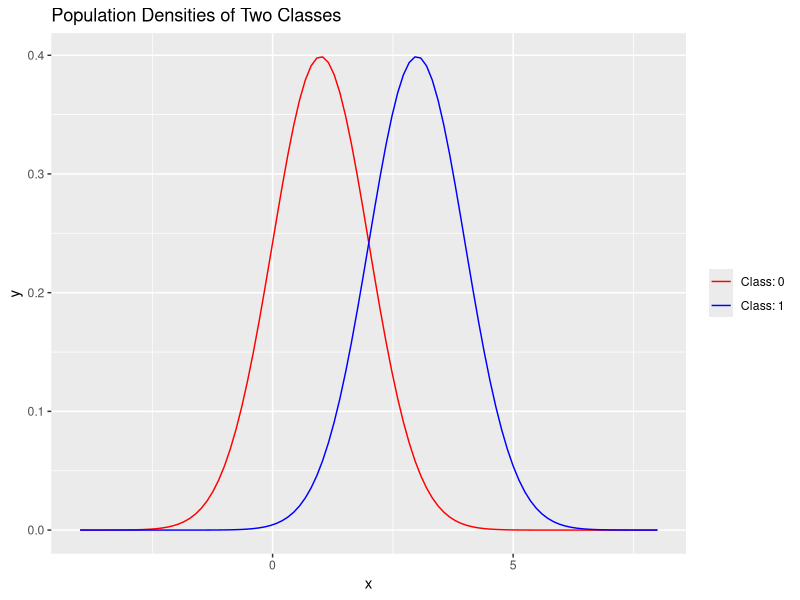
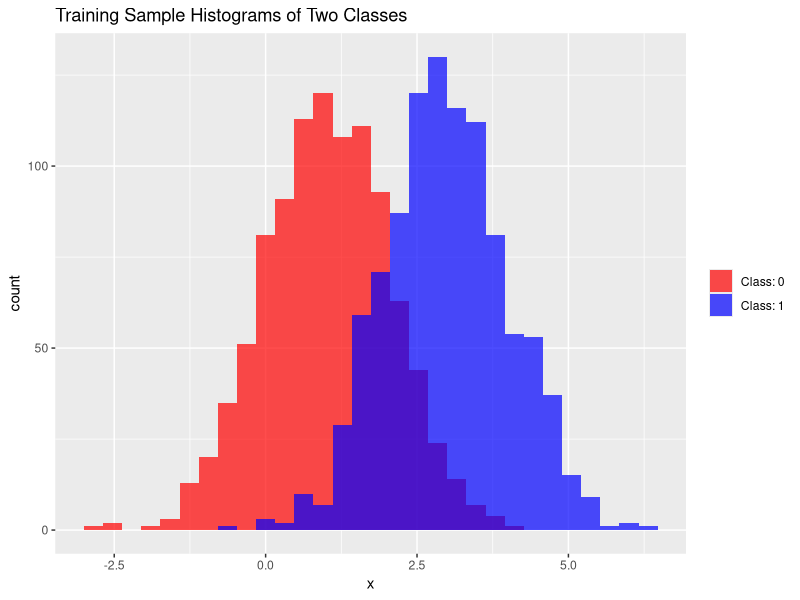
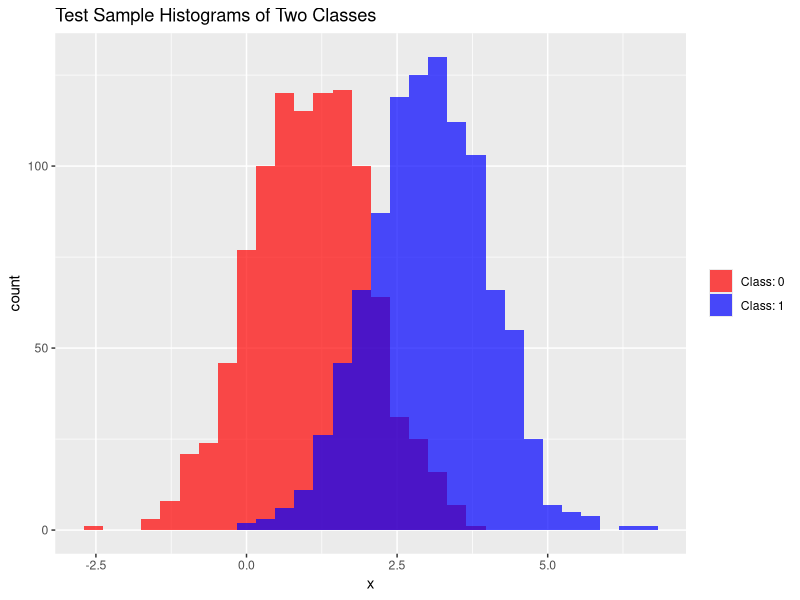
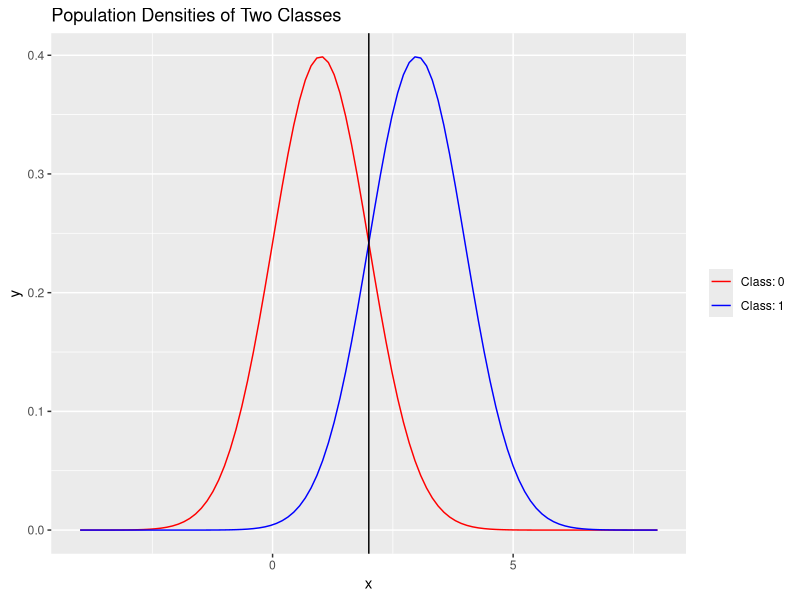
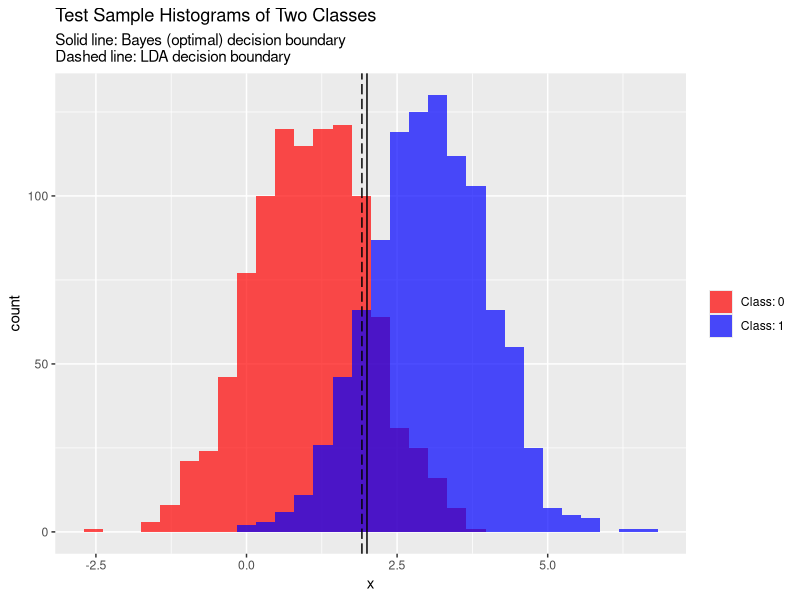

Here is the R script that generated these plots, in order:
# Linear discriminant analysis in a univariate setting with two classes

library(tidyverse)

#####
# Step 1: Data generation

# Generate sample data for two outcome classes (0 and 1)
# These populations will have different means but equal variance, Gaussian
# in distribution, and will overlap some; we will have a training sample and
# a test sample

population0_mean <- 1
population0_sd <- 1

population1_mean <- 3
population1_sd <- 1

c0_train <- tibble(y = 0,
                   x = rnorm(1000, 
                             mean = population0_mean, 
                             sd = population0_sd))
c1_train <- tibble(y = 1,
                   x = rnorm(1000, 
                             mean = population1_mean, 
                             sd = population1_sd))

c0_test <- tibble(y = 0,
                  x = rnorm(1000, 
                            mean = population0_mean, 
                            sd = population0_sd))
c1_test <- tibble(y = 1,
                  x = rnorm(1000, 
                            mean = population1_mean, 
                            sd = population1_sd))

train_sample_df <- bind_rows(c0_train, c1_train)
test_sample_df <- bind_rows(c0_test, c1_test)

# Plot the distributions of the population data by class

population_density <- ggplot(data.frame(x = c(-4, 8)), aes(x)) + 
  stat_function(fun = dnorm, 
                aes(color = "Class: 0"),
                args = list(mean = population0_mean, sd = population0_sd)) +
  stat_function(fun = dnorm, 
                aes(color = "Class: 1"),
                args = list(mean = population1_mean, sd = population1_sd)) +
  scale_colour_manual(values = c("red", "blue")) +
  labs(title = "Population Densities of Two Classes") +
  theme(legend.title = element_blank())

population_density

# Plot the distributions of the training and test samples by class

train_sample_histogram <- ggplot(train_sample_df) +
  geom_histogram(aes(x = x, fill = as.factor(y)), 
                 alpha = .7,
                 position = "identity") +
  scale_fill_manual(values = c("red", "blue"),
                    labels = c("Class: 0", "Class: 1")) +
  labs(title = "Training Sample Histograms of Two Classes") +
  theme(legend.title = element_blank())

train_sample_histogram

test_sample_histogram <- ggplot(test_sample_df) +
  geom_histogram(aes(x = x, fill = as.factor(y)), 
                 alpha = .7,
                 position = "identity") +
  scale_fill_manual(values = c("red", "blue"),
                    labels = c("Class: 0", "Class: 1")) +
  labs(title = "Test Sample Histograms of Two Classes") +
  theme(legend.title = element_blank())

test_sample_histogram

#####
# Step 2: Calculate optimal Bayes decision boundary (for comparison)

# The Bayes classifier has the lowest classification error of any classifier
# and classifies observations based on the probability of being in a class
# given its predictor (x)

# See: https://en.wikipedia.org/wiki/Bayes_classifier

# The Bayes decision boundary is the boundary for which the probability of an
# observation being classified by the Bayes classifier is equal among classes;
# in this case, we will only have one boundary because we only have two classes

# We will compute the optimal Bayes decision boundary (using the population
# data) to compare our LDA against

bayes_decision <- (population0_mean ^ 2 - population1_mean ^ 2) /
  (2 * (population0_mean - population1_mean))

# Add the optimal Bayes decision boundary to the population density plot

population_density + geom_vline(xintercept = bayes_decision,
                                color = "black")

#####
# Step 3: Create the LDA classifier and train

# The LDA classifier uses estimates of mean and variance for each
# class as well as a discriminant function to determing the probability that
# an observation is of a particular class. The LDA classifier then assigns to
# each observation that class for which the probability of membership is highest

# The general LDA uses Bayes' theorem for continuous variables (see:
# https://en.wikipedia.org/wiki/Bayes%27_theorem#For_continuous_random_variables)
# where, since we have Gaussian data, we use the normal probability density
# function (for each class, respectively) as our f() function

# For our estimates of the mean and variance we use the empirical
# class-specific means and standard deviations (even though the class
# variances are equivalent in this case we will treat them separately for
# completeness) from our training samples. We also need to calculate the 
# empirical prior probability that an observation belongs to each class (in this
# case, both will be .5 since we have equal samples).

class_0_mean <- mean(train_sample_df$x[train_sample_df$y == 0])
class_0_var <- var(train_sample_df$x[train_sample_df$y == 0])

class_1_mean <- mean(train_sample_df$x[train_sample_df$y == 1])
class_1_var <- var(train_sample_df$x[train_sample_df$y == 1])

class_0_prior <- length(train_sample_df$x[train_sample_df$y == 0]) /
  length(train_sample_df$x)

class_1_prior <- length(train_sample_df$x[train_sample_df$y == 1]) /
  length(train_sample_df$x)

# Whereas in Bayes classification the classification is determined strictly by
# probability of class membership, in LDA we use the linear score function,
# which is the gradient of the log-likelihood function

# Since we have two classes, we will calculate the scores that each observation 
# belongs to each class in the training data

d0 <- function(x){
  x * (class_0_mean / class_0_var) - (class_0_mean ^ 2 / (2 * class_0_var ^ 2)) +
    log(class_0_prior)
}

d1 <- function(x){
  x * (class_1_mean / class_1_var) - (class_1_mean ^ 2 / (2 * class_1_var ^ 2)) +
    log(class_1_prior)
}

# The LDA classifier simply compares the scores for a given observation's
# predictor value and assigns the observation to the class for which its score
# is largest

LDA <- function(x){
  
  score_0 <- d0(x)
  score_1 <- d1(x)
  
  if (score_0 > score_1) {
    0
  } else {
    1
  }
}

# Apply the LDA classifier to the samples

train_sample_df$predicted_y <- lapply(train_sample_df$x, LDA)
train_sample_df$predicted_y <- as.integer(train_sample_df$predicted_y)

# Our LDA discriminant functions are linear in x, so we can solve for the point
# x that serves as the LDA decision boundary (where the scores are equal)

LDA_decision <- (class_0_mean ^ 2 / (2 * class_0_var) -
                   class_1_mean ^ 2 / (2 * class_0_var) +
                   log(class_1_prior) - log(class_0_prior)) /
  (class_0_mean / class_0_var - class_1_mean / class_1_var)

#####
# Step 4: Analyze performance

# Now that our LDA is trained and we have its decision boundary, apply it to the 
# test data

test_sample_df$predicted_y <- if_else(test_sample_df$x < LDA_decision,
                                      0, 1)

# Find the misclassification rate of LDA in this case

LDA_misclass_rate <- nrow(test_sample_df[test_sample_df$y != 
                                           test_sample_df$predicted_y,]) /
  nrow(test_sample_df)

LDA_misclass_rate * 100

# It's not perfect! How does this compare to the Bayes classifier's performance?

test_sample_df$bayes_predicted_y <- if_else(test_sample_df$x < bayes_decision,
                                            0, 1)

bayes_misclass_rate <- nrow(test_sample_df[test_sample_df$y != 
                                             test_sample_df$bayes_predicted_y,]) /
  nrow(test_sample_df)

bayes_misclass_rate * 100

# LDA performs well - how close is it to the lowest possible misclassification
# error, as provided by bayes?

(LDA_misclass_rate - bayes_misclass_rate) * 100

# Pretty close!

# Plot the Bayes decision boundary and the LDA decision boundary on the test
# sample histogram

test_sample_histogram + 
  geom_vline(xintercept = bayes_decision,
             color = "black") +
  geom_vline(xintercept = LDA_decision,
             color = "black",
             linetype = "longdash") +
  labs(subtitle = "Solid line: Bayes (optimal) decision boundary\nDashed line: LDA decision boundary")
